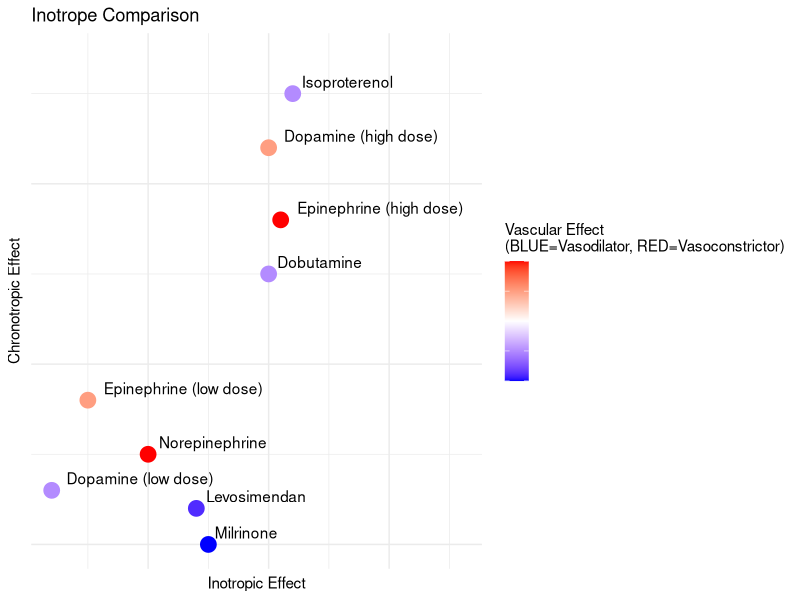

Reproduce this figure in R.
# Inotrope hemodynamic effect visualization
# By Nick Mark 10/2/2024

# Load required library
library(ggplot2)

# Define data - modified from several sources. See www.criticalcaretime.com episode on inotropes for more
data <- data.frame(
  x = c(2, 2.1, 2, 2.2, 1.5, 1, 0.2, 0.5, 1.4), # inotropic effect
  y = c(1.5, 1.8, 2.2, 2.5, 0, 0.5, 0.3, 0.8, 0.2), # chronotropic effect
  z = c(-1, 2, 1, -1, -2, 2, -1, 1, -1.8), # vascular effect (negative = vasodilator, positive = vasoconstrictor)
  labels = c("Dobutamine", "Epinephrine (high dose)", "Dopamine (high dose)", "Isoproterenol", "Milrinone", "Norepinephrine", "Dopamine (low dose)", "Epinephrine (low dose)", "Levosimendan")
)

# Create XY plot with heatmap colors based on Z axis
ggplot(data, aes(x = x, y = y)) +
  geom_point(aes(color = z), size = 5) +               # Color by Z value
  geom_text(aes(label = labels), hjust = -0.1, vjust = -0.5) +  # Adjust label positioning
  scale_color_gradient2(
    low = "blue", mid = "white", high = "red", midpoint = 0,
    name = "Vascular Effect\n(BLUE=Vasodilator, RED=Vasoconstrictor)"
  ) +
  labs(
    title = "Inotrope Comparison",
    x = "Inotropic Effect",
    y = "Chronotropic Effect"
  ) +
  coord_cartesian(xlim = c(min(data$x), max(data$x) + 1.4), 
                  ylim = c(min(data$y), max(data$y) + 0.2)) + # Further expand space for labels
  theme_minimal() +
  theme(
    axis.text.x = element_blank(),  # Remove X-axis numbers
    axis.text.y = element_blank(),  # Remove Y-axis numbers
    legend.text = element_blank()   # Remove numbers from the color scale
  )
